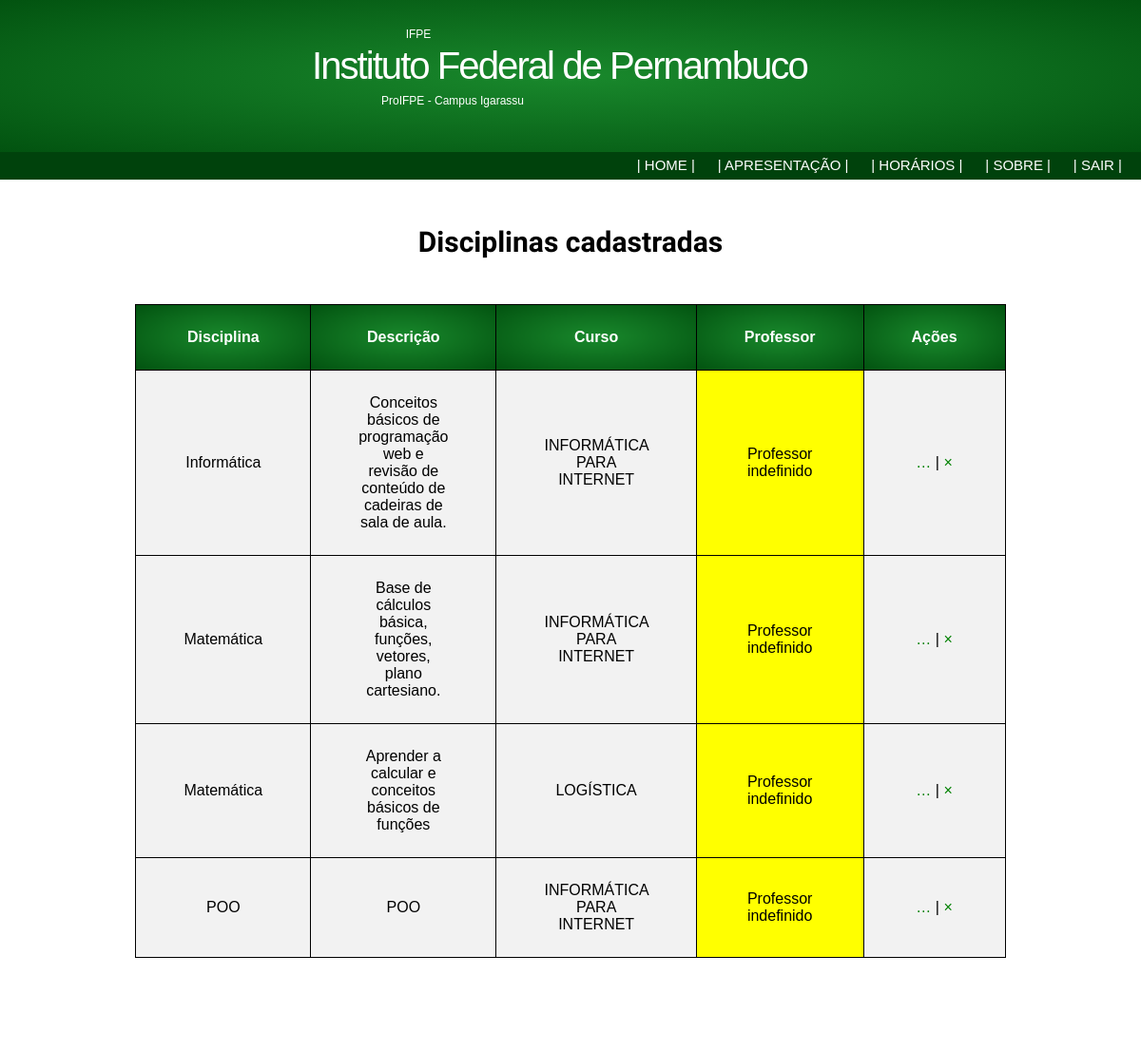
/cad_disciplinas.php, run on the app's committed database.
### tables this page shows
CREATE TABLE `Disciplinas` (
  `id_disc` int(11) NOT NULL AUTO_INCREMENT,
  `name_disc` varchar(150) NOT NULL,
  `desc_disc` varchar(4000) DEFAULT NULL,
  `id_prof` int(11) DEFAULT NULL,
  `id_curso` int(11) NOT NULL,
  PRIMARY KEY (`id_disc`),
  KEY `FK_Professores_Disciplinas` (`id_prof`),
  KEY `FK_Cursos_Disciplinas` (`id_curso`),
  CONSTRAINT `FK_Cursos_Disciplinas` FOREIGN KEY (`id_curso`) REFERENCES `Cursos` (`id_curso`),
  CONSTRAINT `FK_Professores_Disciplinas` FOREIGN KEY (`id_prof`) REFERENCES `Professores` (`id_prof`)
);

### cad_disciplinas.php (the view, shortened to what this page needs)
<?php
include "header.php";
?>
<?php
$PDO = dbConnect();
$sql = "SELECT * FROM Disciplinas";
$stmt = $PDO->prepare($sql);
$stmt->execute();
$linhas = $stmt->fetchAll(PDO::FETCH_ASSOC);
$sql2 = "SELECT * FROM Professores";
$stmt = $PDO->prepare($sql2);
$stmt->execute();
$linhas2 = $stmt->fetchAll(PDO::FETCH_ASSOC);
?>
<br>
<h2>Disciplinas cadastradas</h2>
<br>
<table>
  <thead>
    <tr>
      <th>Disciplina</th>
      <th>Descrição</th>
      <th>Curso</th>
      <th>Professor</th>
      <th>Ações</th>
    </tr>
  </thead>
  <tbody>
    <?php foreach ($linhas as $id => $linha): ?>
      <tr>
        <td><?= $linhas[$id]['name_disc'] ?></td>
        <td><?= $linhas[$id]['desc_disc'] ?></td>
        <td>
          <?php if ($linhas[$id]['id_curso'] == 1): ?>
            <?= "INFORMÁTICA PARA INTERNET" ?>
          <?php endif ?>
          <?php if ($linhas[$id]['id_curso'] == 2): ?>
            <?= "LOGÍSTICA" ?>
          <?php endif ?>
        </td>
        <?php if (is_null($linhas[$id]['id_prof'])): ?>
          <td style="background-color: yellow; width: 50%; margin: auto;">
            <?= "Professor indefinido" ?>
          </td>
          <?php else: ?>
            <td><?= $linhas2[$id]['name_prof'] ?></td>
          <?php endif ?>
          <td>
            <nav>
              <a href="">&#133;</a> |
              <a href="">&times;</a>
            </nav>
          </td>
        </tr>
      <?php endforeach ?>
    </tbody>
  </table>
  <br>
  <h3 style="text-align: center;"><a href="form_dis.php">Adicionar nova disciplina</a></h3>
  <h4 style="text-align: center;"><a href="home.php">Voltar para home</a></h4>
  <?php include 'footer.php' ?>

### css/estilo.css (style rules this page uses)
* { box-sizing: border box; }
body { background-color: white; width: 100%; height: 100%; margin: auto; padding: 0; text-align: center; font-family: Arial, Helvetica, sans-serif; }
a:link { color: green; text-decoration: none; }
table, th, td { border-collapse: collapse; border-spacing: 0; text-align: center; padding: 25px 50px; border-color: black; border: 1px solid black; width: 60%; margin: 0 auto; font-family: Arial, Helvetica, sans-serif; color: black; overflow-x: auto; }
tr { background-color: #f2f2f2; }
th { background-color: #4CAF50; background-image: radial-gradient(ellipse at center, #19882c 1%, #025310 100%); color: white; }
h1, h2 { text-align: center; color: black; padding: 5px 15px; font-size: 30px; font-family: 'Sintony', sans-serif; border-bottom: none; }

### data on the page
disciplinas: name_disc "Informática", desc_disc "Conceitos básicos de programação web e revisão de conteúdo de cadeiras de sala de aula.", shows "INFORMÁTICA PARA INTERNET", shows "Professor indefinido"
disciplinas: name_disc "Matemática", desc_disc "Base de cálculos básica, funções, vetores, plano cartesiano.", shows "INFORMÁTICA PARA INTERNET", shows "Professor indefinido"
disciplinas: name_disc "Matemática", desc_disc "Aprender a calcular e conceitos básicos de funções", shows "LOGÍSTICA", shows "Professor indefinido"
disciplinas: name_disc "POO", desc_disc "POO", shows "INFORMÁTICA PARA INTERNET", shows "Professor indefinido"
